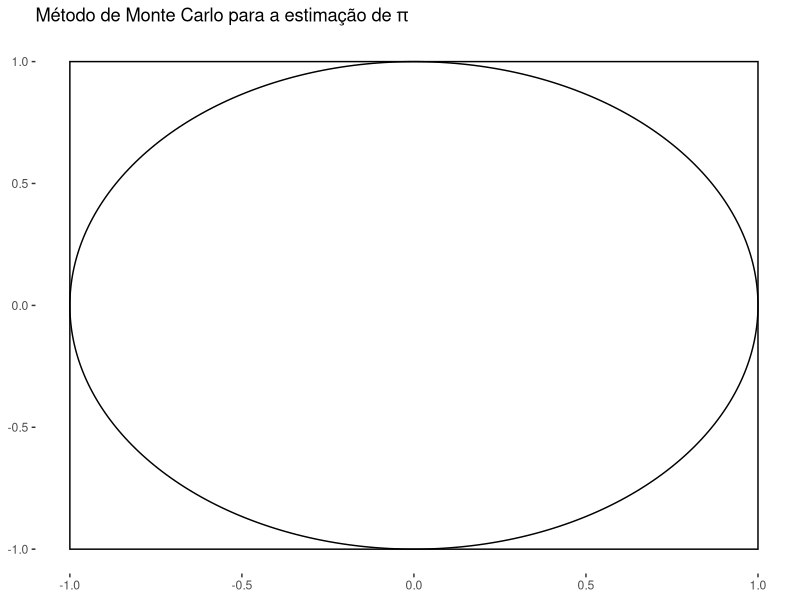
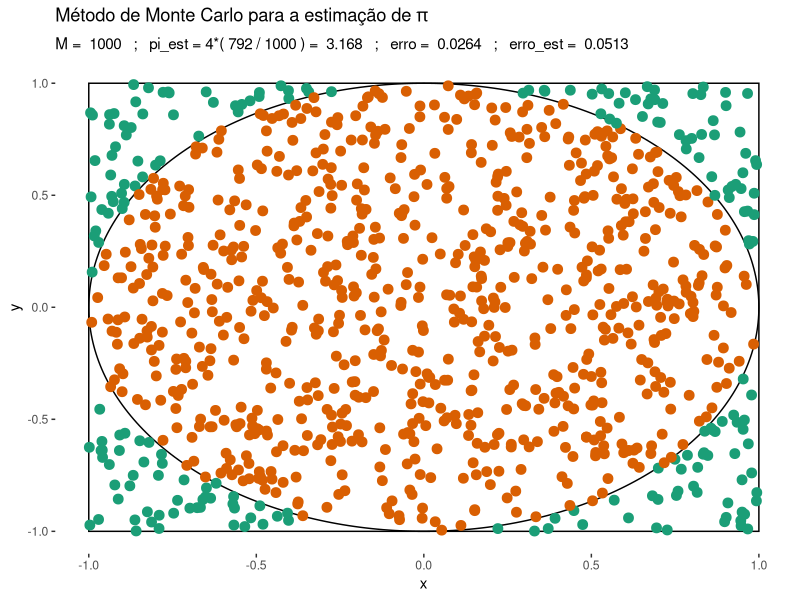
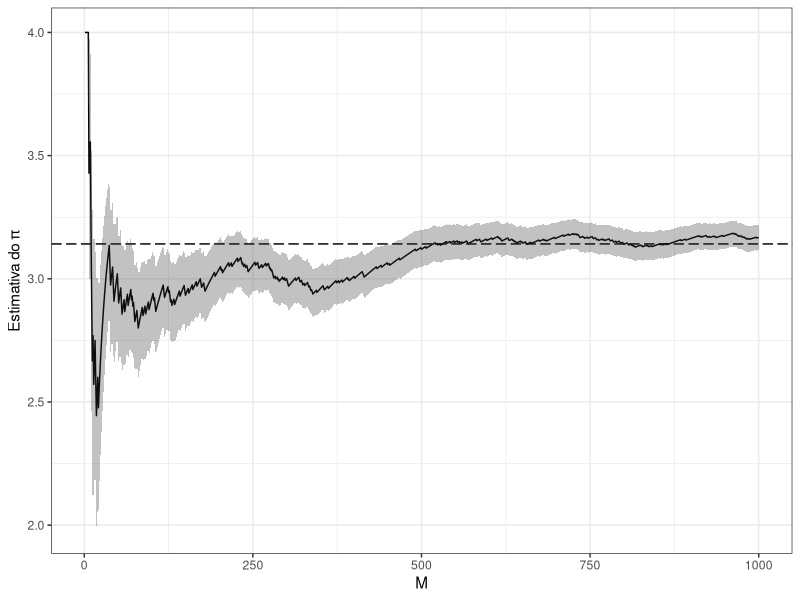
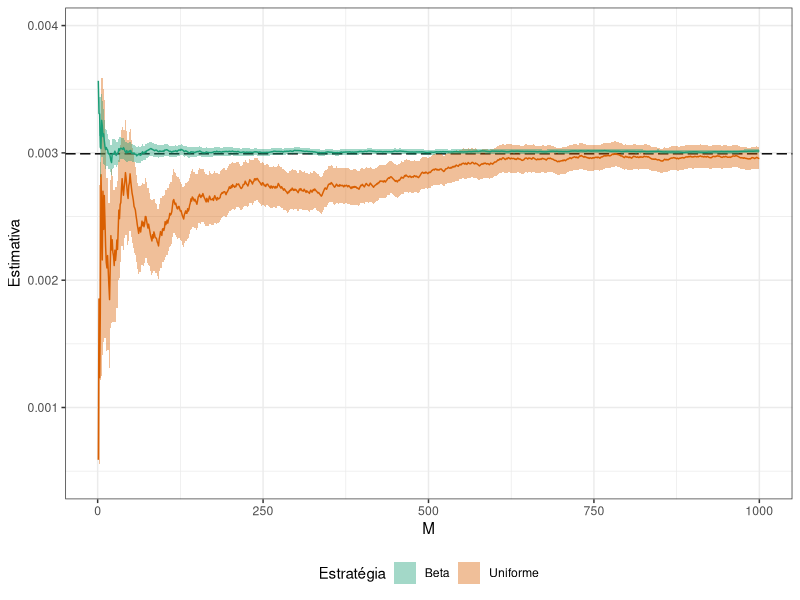

These figures' R source, in order:
## ----ex1, echo=FALSE, message=FALSE, warning=FALSE, fig.align='center', out.width="90%"-----

library(dplyr)
library(ggplot2)

set.seed(666)
M = 1000 # número de iterações

df = tibble(t = 1:M,
            x = runif(length(t),-1, 1),
            y = runif(length(t),-1, 1)) %>%
  mutate(
    Circ = ifelse(x ^ 2 + y ^ 2 <= 1, 1, 0),
    pi_est = round(4 * cumsum(Circ) / t, 4),
    erro = round(abs(pi - pi_est), 4),
    erro_est = round(sqrt((
      cumsum(16 * Circ) / t - pi_est ^ 2
    ) / t), 4)
  )

p <- ggplot() + theme_bw() +
  theme(
    panel.grid.major = element_blank(),
    panel.grid.minor = element_blank(),
    panel.border = element_blank(),
    panel.background = element_blank()
  ) +
  ggforce::geom_circle(aes(x0 = 0, y0 = 0, r = 1), color = "black") +
  geom_rect(aes(
    xmin = -1,
    ymin = -1,
    xmax = 1,
    ymax = 1
  ),
  color = "black",
  alpha = 0) +
  guides(color = FALSE)

p + labs(title = expression(paste(
  "Método de Monte Carlo para a estimação de ", pi
)))



## ----ex1-chuva, echo=FALSE, message=FALSE, warning=FALSE, fig.align='center', out.width="90%"----

p +
  geom_point(data = df, aes(x = x, y = y, colour = factor(Circ)), size = 3) +
  scale_colour_brewer(palette = "Dark2") +
  labs(title = expression(paste("Método de Monte Carlo para a estimação de ",pi)),
        subtitle = paste("M = ",df$t[M],"  ;   pi_est = 4*(",cumsum(df$Circ)[M],"/",df$t[M],") = ",df$pi_est[M],"  ;   erro = ",df$erro[M],"  ;   erro_est = ",df$erro_est[M]))



## ----ex1-chuva2, echo=FALSE, message=FALSE, warning=FALSE, fig.align='center', out.width="90%"----


# Estimativas com o aumento do tamanho amostral
df %>%
  ggplot(aes(x = t, y = pi_est)) + theme_bw() +
  geom_line() +
  geom_hline(yintercept = pi, linetype = "longdash") +
  geom_ribbon(aes(ymin = pi_est - erro_est, ymax = pi_est + erro_est), alpha =
                0.3) +
  xlab("M") +
  ylab(expression(paste("Estimativa do ", pi)))



## ----ex2, echo=FALSE, message=FALSE, warning=FALSE, fig.align='center', out.width="90%"-----

set.seed(666)
M = 1000 # número de iterações
theta = 74046 - 27240 * exp(1)
df = tibble(t = 1:M,
            u = runif(length(t), 0, 1),
            y = rbeta(length(t), 4, 6)) %>%
  mutate(
    est_u = cumsum(exp(u + 3 * log(u) + 5 * log(1 - u))) / t,
    est_y = cumsum(exp(lbeta(4, 6) + y)) / t,
    erro_u = abs(theta - est_u),
    erro_y = abs(theta - est_y),
    erro_est_u = sqrt((cumsum(exp(
      2 * (u + 3 * log(u) + 5 * log(1 - u))
    )) / t - est_u ^ 2) / t),
    erro_est_y = sqrt((cumsum(exp(
      2 * (lbeta(4, 6) + y)
    )) / t - est_y ^ 2) / t)
  )
# Estimativas com o aumento do tamanho amostral
df %>%
  ggplot() + theme_bw() +
  geom_hline(yintercept = theta, linetype = "longdash") +
  geom_line(aes(x = t, y = est_u, colour = "Uniforme")) +
  geom_ribbon(
    aes(
      x = t,
      y = est_u,
      ymin = est_u - erro_est_u,
      ymax = est_u + erro_est_u,
      fill = "Uniforme"
    ),
    alpha = 0.4
  ) +
  geom_line(aes(x = t, y = est_y, colour = "Beta")) +
  geom_ribbon(
    aes(
      x = t,
      y = est_y,
      ymin = est_y - erro_est_y,
      ymax = est_y + erro_est_y,
      fill = "Beta"
    ),
    alpha = 0.4
  ) +
  scale_colour_brewer(palette = "Dark2") +
  scale_fill_brewer(palette = "Dark2") +
  theme(legend.position = "bottom") + xlab("M") + ylab("Estimativa") +
  labs(fill = "Estratégia") + guides(colour = FALSE)


